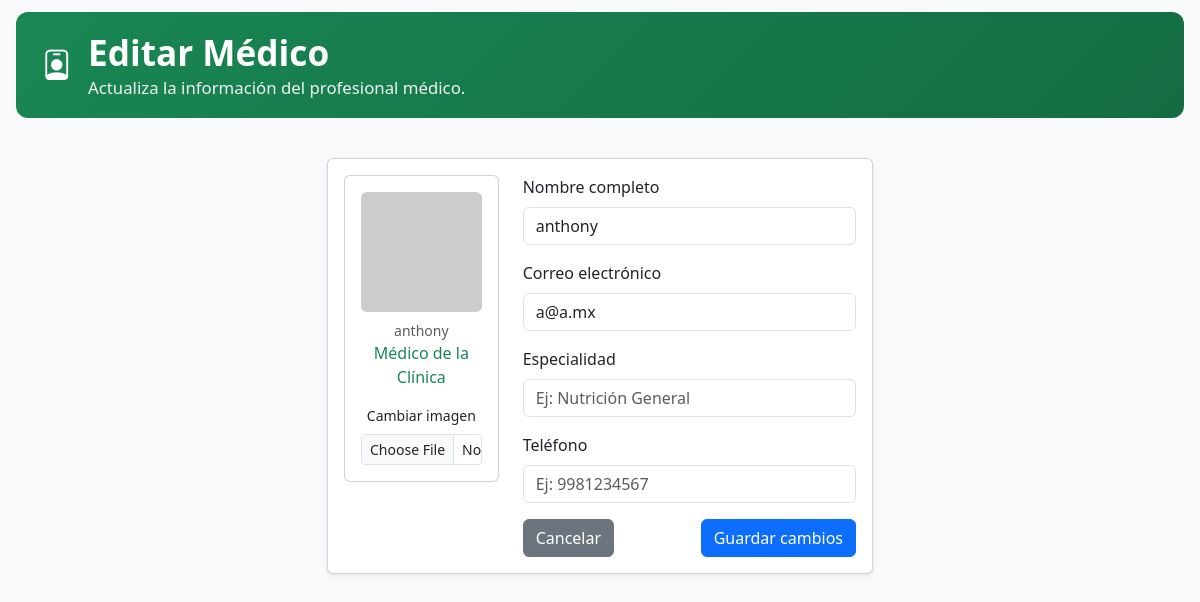
/Editar_medico.php?id=9, run on the app's committed database.
### tables this page shows
CREATE TABLE `usuarios` (
  `id_usuarios` int(15) NOT NULL,
  `Nombre_completo` varchar(50) NOT NULL,
  `sexo` enum('M','F') NOT NULL DEFAULT 'M',
  `Correo_electronico` varchar(50) NOT NULL,
  `Usuario` varchar(50) NOT NULL,
  `Contrasena` varchar(255) NOT NULL,
  `rol` enum('Medico','Paciente','Administrador') NOT NULL DEFAULT 'Paciente',
  `imagen` varchar(500) DEFAULT NULL,
  `especialidad` varchar(255) DEFAULT NULL,
  `telefono` varchar(30) DEFAULT NULL
);

### Editar_medico.php (the view, shortened to what this page needs)
<?php
require_once __DIR__ . '/db_connection.php';
function e($v){ return htmlspecialchars($v ?? '', ENT_QUOTES); }
$id = isset($_REQUEST['id']) ? intval($_REQUEST['id']) : 0;
$cols = ['id_usuarios', 'Nombre_completo', 'Correo_electronico'];
$colsRes = $conexion->query("SHOW COLUMNS FROM usuarios");
if ($colsRes) {
    while ($r = $colsRes->fetch_assoc()) {
        $f = strtolower($r['Field']);
        if ($f === 'especialidad') $cols[] = 'especialidad';
        if ($f === 'imagen' || $f === 'imagen_url') $cols[] = 'imagen';
        if ($f === 'telefono') $cols[] = 'telefono';
    }
}
$select = implode(', ', array_unique($cols));
$stmt = $conexion->prepare("SELECT $select FROM usuarios WHERE id_usuarios = ? LIMIT 1");
if ($stmt) {
    $stmt->bind_param('i', $id);
    $stmt->execute();
    $res = $stmt->get_result();
    $user = $res->fetch_assoc();
} else {
    die('No se pudo preparar la consulta.');
}
?>
<!doctype html>
<html lang="es">
<head>
    <link href="https://cdn.jsdelivr.net/npm/bootstrap@5.3.0/dist/css/bootstrap.min.css" rel="stylesheet">
    <link rel="stylesheet" href="https://cdn.jsdelivr.net/npm/bootstrap-icons@1.10.0/font/bootstrap-icons.css">
</head>
<body class="bg-light">
<div class="header-section d-flex align-items-center gap-3">
    <div class="medical-icon"><i class="bi bi-person-badge"></i></div>
    <div>
        <h1>Editar Médico</h1>
        <p>Actualiza la información del profesional médico.</p>
    </div>
</div>
<div class="container py-4">
    <div class="row justify-content-center">
        <div class="col-md-6">
            <div class="card shadow-sm">
                <div class="card-body">
                    <form method="post" enctype="multipart/form-data">
                        <div class="row">
                            <div class="col-md-4 text-center mb-3">
                                <?php
                                $imgSrc = '';
                                if (!empty($user['imagen']) && file_exists(__DIR__ . '/' . $user['imagen'])) {
                                    $imgSrc = $user['imagen'];
                                } else {
                                    $nameForAvatar = !empty($user['Nombre_completo']) ? $user['Nombre_completo'] : 'Medico';
                                    $imgSrc = 'https://ui-avatars.com/api/?name=' . urlencode($nameForAvatar) . '&background=ffffff&color=198754&bold=false&size=200';
                                }
                                ?>
                                <div class="card p-3">
                                    <img src="<?php echo e($imgSrc); ?>" alt="avatar" class="img-fluid rounded mb-2" style="max-height:120px;object-fit:cover;">
                                    <div class="small text-muted"><?php echo e($user['Nombre_completo']); ?></div>
                                    <div class="fw-light text-success mb-2"><?php echo e($user['especialidad'] ?? 'Médico de la Clínica'); ?></div>
                                    <label class="form-label small mt-2">Cambiar imagen</label>
                                    <input type="file" name="imagen" class="form-control form-control-sm" accept="image/*">
                                </div>
                            </div>
                            <div class="col-md-8">
                                <div class="mb-3">
                                    <label class="form-label">Nombre completo</label>
                                    <input type="text" name="nombre" class="form-control" value="<?php echo e($user['Nombre_completo']); ?>" required>
                                </div>
                                <div class="mb-3">
                                    <label class="form-label">Correo electrónico</label>
                                    <input type="email" name="email" class="form-control" value="<?php echo e($user['Correo_electronico']); ?>" required>
                                </div>
                                <div class="mb-3">
                                    <label class="form-label">Especialidad</label>
                                    <input type="text" name="especialidad" class="form-control" value="<?php echo e($user['especialidad'] ?? ''); ?>" placeholder="Ej: Nutrición General">
                                </div>
                                <div class="mb-3">
                                    <label class="form-label">Teléfono</label>
                                    <input type="tel" name="telefono" class="form-control" value="<?php echo e($user['telefono'] ?? ''); ?>" placeholder="Ej: 9981234567">
                                </div>
                                <div class="d-flex justify-content-between">
                                    <a href="citas_medico.php?medico_id=<?php echo (int)$id; ?>" class="btn btn-secondary">Cancelar</a>
                                    <button type="submit" class="btn btn-primary">Guardar cambios</button>
                                </div>
                            </div>
                        </div>
                    </form>
                </div>
            </div>
        </div>
    </div>
</div>
</body>
</html>

### Editar_medico.php (style rules this page uses)
.header-section { background: linear-gradient(135deg, #198754 0%, #146c43 100%); color: white; padding: 1.1rem 1.6rem; margin: 12px 1rem 1rem; border-radius: 12px; }
.header-section h1 { font-size: 2.2rem; font-weight: 700; margin: 0; line-height: 1.3; }
.header-section p { font-size: 1.05rem; opacity: 0.92; margin: 0; }
.medical-icon { font-size: 1.9rem; color: #ffffff; }

### data on the page
usuarios: Nombre_completo "anthony", especialidad "Médico de la Clínica", nombre "anthony", email "a@a.mx"
